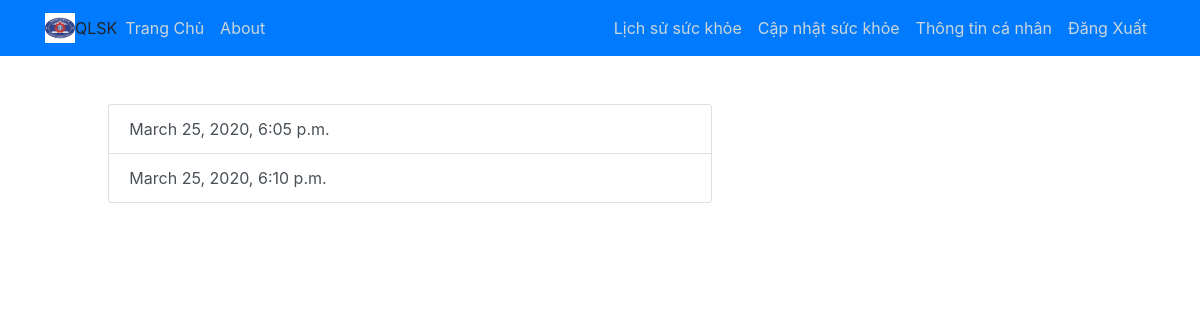
/current/ (signed in), run on an earlier commit of the app's database.
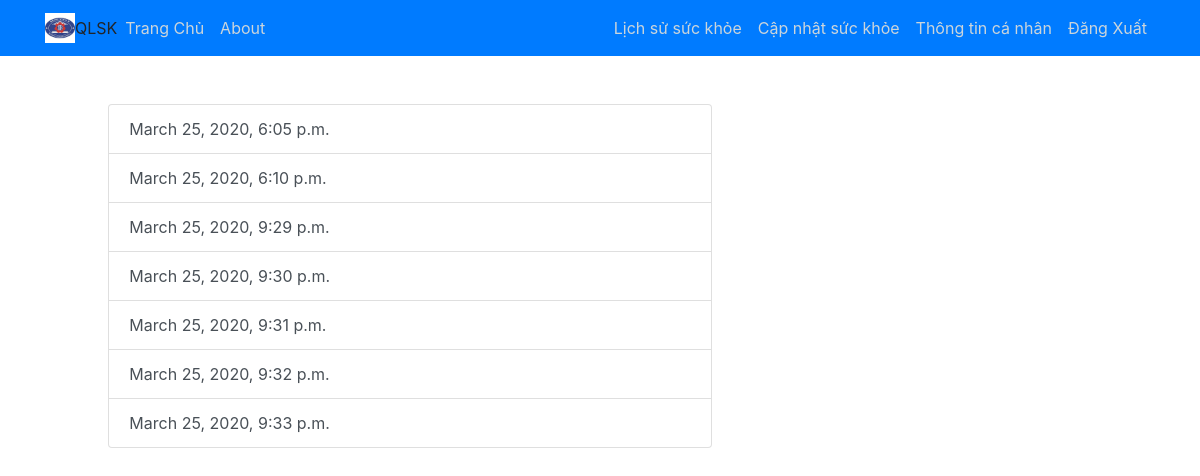
And on a later commit of the database.
### users/models.py (models this page shows, shortened)
class Todo(models.Model):
    created = models.DateTimeField(auto_now_add=True)
    sot = models.BooleanField(default=False)
    nhiet_do = models.IntegerField(default=37 ,null=True)
    ho = models.BooleanField(default=False)
    dau_hong = models.BooleanField(default=False)
    met_moi = models.BooleanField(default=False)
    dau_dau = models.BooleanField(default=False)
    ret_run = models.BooleanField(default=False)
    dau_co = models.BooleanField(default=False)
    non = models.BooleanField(default=False)
    buon_non = models.BooleanField(default=False)
    kho_tho = models.BooleanField(default=False)
    tiepxuc_f0 = models.BooleanField(default=False)
    tiepxuc_f1 = models.BooleanField(default=False)
    vung_dich = models.BooleanField(default=False)
    tt_banthan = models.CharField(max_length=100, blank=True)
    user = models.ForeignKey(User, on_delete=models.CASCADE)

### users/views.py (the view)
# urls.py: path('current/', user_views.currenttodos, name='currenttodos'),
@login_required
def currenttodos(request):
    todos = Todo.objects.filter(user=request.user)
    return render(request, 'users/currenttodos.html', {'todos':todos})

### users/templates/users/currenttodos.html
{% extends "blog/base.html" %}
{% block content %}
    <div class="row justify-content-center mt-5">
        <div class="col-md-10">
        {% if todos %}
            <div class="list-group">
                {% for todo in todos %}
                <a href="{% url 'viewtodo' todo.id %}" class="list-group-item list-group-item-action ">{{ todo.created }}</a>
                {% endfor %}
            </div>
        {% else %}
            <div class="text-center">
                <h2>Bạn chưa cập nhật sức khỏe lần nào.</h2>
            <br>
            <a role="button" class="btn btn-primary" href="{% url 'sk' %}">CẬP NHẬT</a>
            </div>
        {% endif %}
        </div>
    </div>
{% endblock content %}

### blog/templates/blog/base.html (shortened to what this page needs)
{% load static %}
<!DOCTYPE html>
<html>
<head>
    <link rel="stylesheet" href="https://maxcdn.bootstrapcdn.com/bootstrap/4.0.0/css/bootstrap.min.css">
    <link rel="stylesheet" type="text/css" href="{% static 'blog/main.css' %}">
</head>
<body>
    <header class="site-header">
      <nav class="navbar navbar-expand-lg navbar-light bg-primary">
        <div class="container">
            <img src="{% static 'blog/bvk.png' %}" width="30" height="30" class="d-inline-block align-top">
           <span>QLSK</span>
          <div class="collapse navbar-collapse" id="navbarToggle">
            <div class="navbar-nav mr-auto">
              <a class="nav-item nav-link" href="{% url 'blog-home' %}">Trang Chủ</a>
              <a class="nav-item nav-link" href="{% url 'blog-about' %}">About</a>
            </div>
            <div class="navbar-nav">
              {% if user.is_authenticated %}
                <a class="nav-item nav-link" href="{% url 'currenttodos' %}">Lịch sử sức khỏe </a>
                <a class="nav-item nav-link" href="{% url 'sk' %}">Cập nhật sức khỏe</a>
                <a class="nav-item nav-link" href="{% url 'profile' %}">Thông tin cá nhân</a>
                <a class="nav-item nav-link" href="{% url 'logout' %}"> Đăng Xuất</a>
              {% else %}
              <a class="nav-item nav-link" href="{% url 'login' %}">Đăng Nhập</a>
              <a class="nav-item nav-link" href="{% url 'register' %}">Đăng Kí</a>
              {% endif %}
            </div>
          </div>
        </div>
      </nav>
    </header>
    <main role="main" class="container">
      <div class="row">
        <div class="col-md-8">
          {% block content %}{% endblock %}
        </div>
      </div>
    </main>
</body>
</html>

### blog/static/blog/main.css (style rules this page uses)
.site-header .navbar-nav .nav-link { color: #cbd5db; }

What changed in the data, as far as the page shows it:
added Todo: created "March 25, 2020, 9:29 p.m."
added Todo: created "March 25, 2020, 9:30 p.m."
added Todo: created "March 25, 2020, 9:31 p.m."
added Todo: created "March 25, 2020, 9:32 p.m."
added Todo: created "March 25, 2020, 9:33 p.m."
